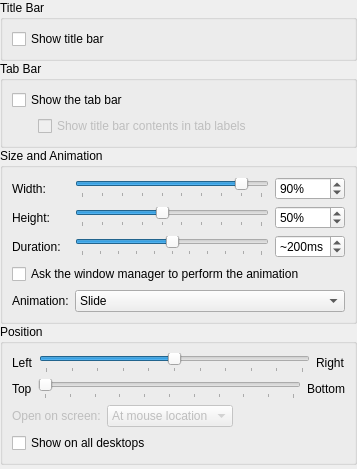
<?xml version="1.0" encoding="UTF-8"?>
<ui version="4.0">
 <class>WindowSettings</class>
 <widget class="QWidget" name="WindowSettings">
  <property name="geometry">
   <rect>
    <x>0</x>
    <y>0</y>
    <width>357</width>
    <height>469</height>
   </rect>
  </property>
  <layout class="QVBoxLayout" name="verticalLayout">
   <property name="spacing">
    <number>0</number>
   </property>
   <property name="leftMargin">
    <number>0</number>
   </property>
   <property name="topMargin">
    <number>0</number>
   </property>
   <property name="rightMargin">
    <number>0</number>
   </property>
   <property name="bottomMargin">
    <number>0</number>
   </property>
   <item>
    <widget class="QGroupBox" name="groupBox_0">
     <property name="title">
      <string>Title Bar</string>
     </property>
     <layout class="QVBoxLayout" name="verticalLayout_3">
      <item>
       <widget class="QCheckBox" name="kcfg_ShowTitleBar">
        <property name="text">
         <string>Show title bar</string>
        </property>
        <property name="checked">
         <bool>false</bool>
        </property>
        <property name="tristate">
         <bool>false</bool>
        </property>
       </widget>
      </item>
     </layout>
    </widget>
   </item>
   <item>
    <widget class="QGroupBox" name="groupBox_1">
     <property name="title">
      <string comment="@title:group">Tab Bar</string>
     </property>
     <layout class="QGridLayout">
      <item row="1" column="1">
       <widget class="QCheckBox" name="kcfg_DynamicTabTitles">
        <property name="enabled">
         <bool>false</bool>
        </property>
        <property name="sizePolicy">
         <sizepolicy hsizetype="MinimumExpanding" vsizetype="Fixed">
          <horstretch>0</horstretch>
          <verstretch>0</verstretch>
         </sizepolicy>
        </property>
        <property name="whatsThis">
         <string comment="@info:whatsthis">If this option is enabled, the information about the active terminal's contents that is normally shown in the title bar will also be shown on the tab bar. You can modify the format of the information in the terminal profile.</string>
        </property>
        <property name="text">
         <string comment="@option:check">Show title bar contents in tab labels</string>
        </property>
       </widget>
      </item>
      <item row="1" column="0">
       <spacer>
        <property name="orientation">
         <enum>Qt::Horizontal</enum>
        </property>
        <property name="sizeType">
         <enum>QSizePolicy::Fixed</enum>
        </property>
        <property name="sizeHint" stdset="0">
         <size>
          <width>20</width>
          <height>20</height>
         </size>
        </property>
       </spacer>
      </item>
      <item row="0" column="0" colspan="2">
       <widget class="QCheckBox" name="kcfg_ShowTabBar">
        <property name="text">
         <string comment="@option:check">Show the tab bar</string>
        </property>
       </widget>
      </item>
     </layout>
    </widget>
   </item>
   <item>
    <widget class="QGroupBox" name="groupBox_2">
     <property name="title">
      <string comment="@title:group">Size and Animation</string>
     </property>
     <layout class="QGridLayout" name="gridLayout_1">
      <item row="0" column="0">
       <widget class="QLabel" name="widthLabel">
        <property name="text">
         <string comment="@label:slider">Width:</string>
        </property>
       </widget>
      </item>
      <item row="0" column="1">
       <widget class="QSlider" name="widthSlider">
        <property name="minimum">
         <number>1</number>
        </property>
        <property name="maximum">
         <number>10</number>
        </property>
        <property name="pageStep">
         <number>1</number>
        </property>
        <property name="value">
         <number>9</number>
        </property>
        <property name="orientation">
         <enum>Qt::Horizontal</enum>
        </property>
        <property name="tickPosition">
         <enum>QSlider::TicksBelow</enum>
        </property>
        <property name="tickInterval">
         <number>1</number>
        </property>
       </widget>
      </item>
      <item row="0" column="2">
       <widget class="QSpinBox" name="kcfg_Width">
        <property name="correctionMode">
         <enum>QAbstractSpinBox::CorrectToNearestValue</enum>
        </property>
        <property name="suffix">
         <string comment="@label Spinbox unit suffix">%</string>
        </property>
        <property name="minimum">
         <number>10</number>
        </property>
        <property name="maximum">
         <number>100</number>
        </property>
        <property name="singleStep">
         <number>10</number>
        </property>
        <property name="value">
         <number>90</number>
        </property>
       </widget>
      </item>
      <item row="1" column="0">
       <widget class="QLabel" name="heightLabel">
        <property name="text">
         <string comment="@label:slider">Height:</string>
        </property>
       </widget>
      </item>
      <item row="1" column="1">
       <widget class="QSlider" name="heightSlider">
        <property name="minimum">
         <number>1</number>
        </property>
        <property name="maximum">
         <number>10</number>
        </property>
        <property name="pageStep">
         <number>1</number>
        </property>
        <property name="value">
         <number>5</number>
        </property>
        <property name="orientation">
         <enum>Qt::Horizontal</enum>
        </property>
        <property name="tickPosition">
         <enum>QSlider::TicksBelow</enum>
        </property>
        <property name="tickInterval">
         <number>1</number>
        </property>
       </widget>
      </item>
      <item row="1" column="2">
       <widget class="QSpinBox" name="kcfg_Height">
        <property name="correctionMode">
         <enum>QAbstractSpinBox::CorrectToNearestValue</enum>
        </property>
        <property name="suffix">
         <string comment="@label Spinbox unit suffix">%</string>
        </property>
        <property name="minimum">
         <number>10</number>
        </property>
        <property name="maximum">
         <number>100</number>
        </property>
        <property name="singleStep">
         <number>10</number>
        </property>
        <property name="value">
         <number>50</number>
        </property>
       </widget>
      </item>
      <item row="2" column="0">
       <widget class="QLabel" name="durationLabel">
        <property name="text">
         <string comment="@label:slider">Duration:</string>
        </property>
       </widget>
      </item>
      <item row="2" column="1">
       <widget class="QSlider" name="kcfg_Frames">
        <property name="maximum">
         <number>50</number>
        </property>
        <property name="pageStep">
         <number>1</number>
        </property>
        <property name="value">
         <number>25</number>
        </property>
        <property name="orientation">
         <enum>Qt::Horizontal</enum>
        </property>
        <property name="tickPosition">
         <enum>QSlider::TicksBelow</enum>
        </property>
        <property name="tickInterval">
         <number>5</number>
        </property>
       </widget>
      </item>
      <item row="2" column="2">
       <widget class="QSpinBox" name="framesSpinBox">
        <property name="correctionMode">
         <enum>QAbstractSpinBox::CorrectToNearestValue</enum>
        </property>
        <property name="suffix">
         <string comment="@label Spinbox unit suffix">ms</string>
        </property>
        <property name="prefix">
         <string comment="@label Spinbox unit prefix">~</string>
        </property>
        <property name="maximum">
         <number>500</number>
        </property>
        <property name="singleStep">
         <number>10</number>
        </property>
        <property name="value">
         <number>200</number>
        </property>
       </widget>
      </item>
      <item row="3" column="0" colspan="3">
       <widget class="QCheckBox" name="kcfg_UseWMAssist">
        <property name="whatsThis">
         <string comment="@info:whatsthis">If this option is enabled, Yakuake will ask the window manager to perform the window open/retract animation. If the window manager is unable to provide the requested service, Yakuake will fall back to an animation strategy of progressively adjusting the window mask.</string>
        </property>
        <property name="text">
         <string comment="@option:check">Ask the window manager to perform the animation</string>
        </property>
       </widget>
      </item>
      <item row="4" column="0">
       <widget class="QLabel" name="openAnimationLabel">
        <property name="text">
         <string comment="@label:listbox">Animation:</string>
        </property>
       </widget>
      </item>
      <item row="4" column="1" colspan="2">
       <widget class="QComboBox" name="kcfg_OpenAnimation">
        <item>
         <property name="text">
          <string comment="@item:inlistbox Open/retract animation">Slide</string>
         </property>
        </item>
        <item>
         <property name="text">
          <string comment="@item:inlistbox Open/retract animation">Fade</string>
         </property>
        </item>
       </widget>
      </item>
     </layout>
    </widget>
   </item>
   <item>
    <widget class="QGroupBox" name="groupBox_3">
     <property name="title">
      <string comment="@title:group">Position</string>
     </property>
     <layout class="QVBoxLayout" name="verticalLayout_2">
      <item>
       <layout class="QHBoxLayout">
        <item>
         <widget class="QLabel" name="leftLabel">
          <property name="text">
           <string comment="@item:inrange Direction to move the window in">Left</string>
          </property>
         </widget>
        </item>
        <item>
         <widget class="QSlider" name="kcfg_Position">
          <property name="maximum">
           <number>100</number>
          </property>
          <property name="singleStep">
           <number>10</number>
          </property>
          <property name="value">
           <number>50</number>
          </property>
          <property name="tracking">
           <bool>true</bool>
          </property>
          <property name="orientation">
           <enum>Qt::Horizontal</enum>
          </property>
          <property name="tickPosition">
           <enum>QSlider::TicksBelow</enum>
          </property>
          <property name="tickInterval">
           <number>10</number>
          </property>
         </widget>
        </item>
        <item>
         <widget class="QLabel" name="rightLabel">
          <property name="text">
           <string comment="@item:inrange Direction to move the window in">Right</string>
          </property>
         </widget>
        </item>
       </layout>
      </item>
      <item>
       <layout class="QHBoxLayout">
        <item>
         <widget class="QLabel" name="topLabel">
          <property name="text">
           <string comment="@item:inrange Direction to move the window in">Top</string>
          </property>
         </widget>
        </item>
        <item>
         <widget class="QSlider" name="kcfg_VerticalPosition">
          <property name="maximum">
           <number>100</number>
          </property>
          <property name="singleStep">
           <number>10</number>
          </property>
          <property name="tracking">
           <bool>true</bool>
          </property>
          <property name="orientation">
           <enum>Qt::Horizontal</enum>
          </property>
          <property name="tickPosition">
           <enum>QSlider::TicksBelow</enum>
          </property>
          <property name="tickInterval">
           <number>10</number>
          </property>
         </widget>
        </item>
        <item>
         <widget class="QLabel" name="bottomLabel">
          <property name="text">
           <string comment="@item:inrange Direction to move the window in">Bottom</string>
          </property>
         </widget>
        </item>
       </layout>
      </item>
      <item>
       <layout class="QHBoxLayout">
        <item>
         <widget class="QLabel" name="screenLabel">
          <property name="enabled">
           <bool>false</bool>
          </property>
          <property name="text">
           <string comment="@label:listbox">Open on screen:</string>
          </property>
         </widget>
        </item>
        <item>
         <widget class="QComboBox" name="kcfg_Screen">
          <property name="enabled">
           <bool>false</bool>
          </property>
          <item>
           <property name="text">
            <string comment="@item:inlistbox">At mouse location</string>
           </property>
          </item>
          <item>
           <property name="text">
            <string comment="@item:inlistbox">Screen 1</string>
           </property>
          </item>
         </widget>
        </item>
        <item>
         <spacer>
          <property name="orientation">
           <enum>Qt::Horizontal</enum>
          </property>
          <property name="sizeHint" stdset="0">
           <size>
            <width>40</width>
            <height>20</height>
           </size>
          </property>
         </spacer>
        </item>
       </layout>
      </item>
      <item>
       <widget class="QCheckBox" name="kcfg_ShowOnAllDesktops">
        <property name="text">
         <string comment="@option:check">Show on all desktops</string>
        </property>
       </widget>
      </item>
     </layout>
    </widget>
   </item>
   <item>
    <spacer>
     <property name="orientation">
      <enum>Qt::Vertical</enum>
     </property>
     <property name="sizeHint" stdset="0">
      <size>
       <width>20</width>
       <height>0</height>
      </size>
     </property>
    </spacer>
   </item>
  </layout>
 </widget>
 <tabstops>
  <tabstop>kcfg_ShowTabBar</tabstop>
  <tabstop>kcfg_DynamicTabTitles</tabstop>
  <tabstop>widthSlider</tabstop>
  <tabstop>kcfg_Width</tabstop>
  <tabstop>heightSlider</tabstop>
  <tabstop>kcfg_Height</tabstop>
  <tabstop>kcfg_Frames</tabstop>
  <tabstop>framesSpinBox</tabstop>
  <tabstop>kcfg_UseWMAssist</tabstop>
  <tabstop>kcfg_OpenAnimation</tabstop>
  <tabstop>kcfg_Position</tabstop>
  <tabstop>kcfg_VerticalPosition</tabstop>
  <tabstop>kcfg_Screen</tabstop>
  <tabstop>kcfg_ShowOnAllDesktops</tabstop>
 </tabstops>
 <resources/>
 <connections>
  <connection>
   <sender>kcfg_ShowTabBar</sender>
   <signal>toggled(bool)</signal>
   <receiver>kcfg_DynamicTabTitles</receiver>
   <slot>setEnabled(bool)</slot>
   <hints>
    <hint type="sourcelabel">
     <x>91</x>
     <y>40</y>
    </hint>
    <hint type="destinationlabel">
     <x>109</x>
     <y>71</y>
    </hint>
   </hints>
  </connection>
 </connections>
</ui>
